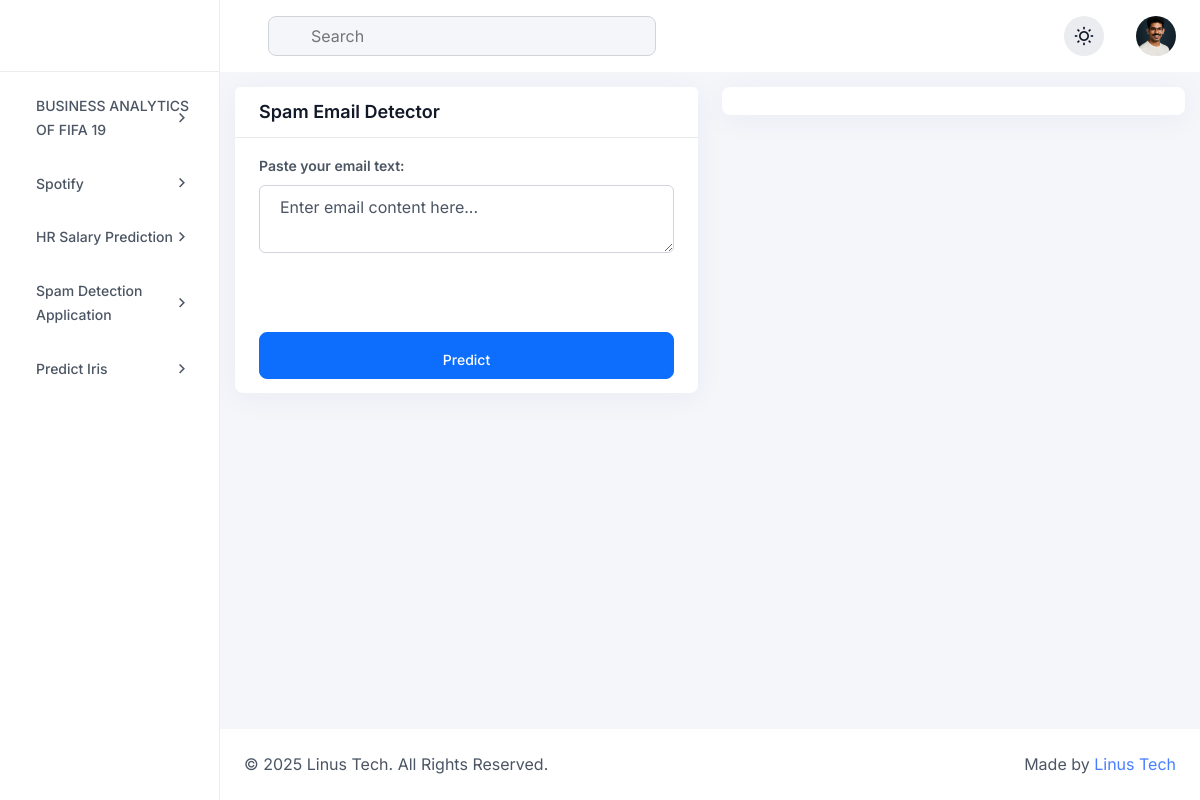
The page /spam/spam/ on the database its author committed.
### analytics/models.py (models this page shows, shortened)
class DataScienceProject(models.Model):
    title = models.CharField(max_length=200, help_text="Title of the project")
    image = models.ImageField(upload_to='Datascience/')
    description = models.TextField(help_text="Brief description of the project")
    dataset_name = models.CharField(max_length=200, help_text="Name of the dataset used")
    popularity = models.PositiveIntegerField(default=0, help_text="Popularity of the project")
    dataset_description = models.TextField(help_text="Details about the dataset")
    dataset_source = models.URLField(blank=True, help_text="URL link to the dataset, if available")
    date_created = models.DateTimeField(auto_now_add=True)
    last_updated = models.DateTimeField(auto_now=True)
    slug = models.SlugField(unique=True, max_length=255)

### spamdetection/views.py (the view, shortened to what this page needs)
# urls.py: path('spam/', views.predict_spam, name='predict_spam'),
def predict_spam(request):
    projects = DataScienceProject.objects.all()
    context = {
        'prediction': None,
        'confidence': None,
        'matched_words': [],
        'error': None,
        'projects': projects
    }
    return render(request, 'prediction/prediction_spam.html', context)

### templates/prediction/prediction_spam.html (shortened to what this page needs)
{% extends 'dashboard/base.html' %}
{% load static %}
{% block content %}
{% autoescape off %}
  <div class="dashboard-main-body">
    <form method="post">
    <div class="row gy-4">
      <div class="col-md-6">
        <div class="card">
          <div class="card-header">
            <h1 class="card-title mb-0">Spam Email Detector</h1>
          </div>
          <div class="card-body">
            <div class="row gy-3">
              <div class="col-12">
                  <label class="form-label" for="email">Paste your email text:</label><br>
            <textarea class="form-control" name="email" id="email" placeholder="Enter email content here...">{{ request.POST.email }}</textarea><br><br>
                              <button class="btn btn-primary text-sm btn-sm px-12 py-16 w-100 radius-8 mt-24 pb-8" type="submit">Predict</button>
              </div>
            </div>
          </div>
        </div>
      </div>
      <div class="col-md-6">
        <div class="card">
          <div class="card-body">
          </div>
        </div>
      </div>
    </div>
    </form>
  </div>
{% endautoescape %}
{% endblock %}

### templates/dashboard/base.html (shortened to what this page needs)
{% load static %}
{% load i18n %}
<!DOCTYPE html>
<html lang="en" data-theme="light">
<head>
  <link rel="stylesheet" href="{% static 'assets/css/remixicon.css' %}">
  <link rel="stylesheet" href="{% static 'assets/css/lib/bootstrap.min.css' %}">
  <link rel="stylesheet" href="{% static 'assets/css/lib/apexcharts.css' %}">
  <link rel="stylesheet" href="{% static 'assets/css/lib/dataTables.min.css' %}">
  <link rel="stylesheet" href="{% static 'assets/css/lib/editor-katex.min.css' %}">
  <link rel="stylesheet" href="{% static 'assets/css/lib/editor.atom-one-dark.min.css' %}">
  <link rel="stylesheet" href="{% static 'assets/css/lib/editor.quill.snow.css' %}">
  <link rel="stylesheet" href="{% static 'assets/css/lib/flatpickr.min.css' %}">
  <link rel="stylesheet" href="{% static 'assets/css/lib/full-calendar.css' %}">
  <link rel="stylesheet" href="{% static 'assets/css/lib/jquery-jvectormap-2.0.5.css' %}">
  <link rel="stylesheet" href="{% static 'assets/css/lib/magnific-popup.css' %}">
  <link rel="stylesheet" href="{% static 'assets/css/lib/slick.css' %}">
  <link rel="stylesheet" href="{% static 'assets/css/lib/prism.css' %}">
  <link rel="stylesheet" href="{% static 'assets/css/lib/file-upload.css' %}">
  <link rel="stylesheet" href="{% static 'assets/css/lib/audioplayer.css' %}">
  <link rel="stylesheet" href="{% static 'assets/css/style.css' %}">
</head>
<body>
<aside class="sidebar">
  <div>
    <a href="" class="sidebar-logo">
    </a>
  </div>
  <div class="sidebar-menu-area">
    <ul class="sidebar-menu" id="sidebar-menu">
         {% for project in projects %}
      <li class="dropdown">
        <a href="{% url 'project_detail' slug=project.slug %}" style="margin-bottom:10px;">
  <span>{{ project.title }}</span>
  </a>
{% endfor %}
        </ul>
  </div>
</aside>
<main class="dashboard-main">
  <div class="navbar-header">
  <div class="row align-items-center justify-content-between">
    <div class="col-auto">
      <div class="d-flex flex-wrap align-items-center gap-4">
        <form class="navbar-search">
          <input type="text" name="search" placeholder="Search">
        </form>
      </div>
    </div>
    <div class="col-auto">
      <div class="d-flex flex-wrap align-items-center gap-3">
        <button type="button" data-theme-toggle class="w-40-px h-40-px bg-neutral-200 rounded-circle d-flex justify-content-center align-items-center"></button>
        <div class="dropdown">
          <button class="d-flex justify-content-center align-items-center rounded-circle" type="button" data-bs-toggle="dropdown">
            <img src="{% static 'sunil.png' %}" alt="image" class="w-40-px h-40-px object-fit-cover rounded-circle">
          </button>
        </div>
      </div>
    </div>
  </div>
</div>
{% block content %}
    {% endblock %}
  <footer class="d-footer">
  <div class="row align-items-center justify-content-between">
    <div class="col-auto">
      <p class="mb-0">© 2025 Linus Tech. All Rights Reserved.</p>
    </div>
    <div class="col-auto">
      <p class="mb-0">Made by <span class="text-primary-600">Linus Tech</span></p>
    </div>
  </div>
</footer>
</main>
</body>
</html>

### rows shown on the page
DataScienceProject: title "BUSINESS ANALYTICS OF FIFA 19"
DataScienceProject: title "Spotify"
DataScienceProject: title "HR Salary Prediction"
DataScienceProject: title "Spam Detection Application"
DataScienceProject: title "Predict Iris"
